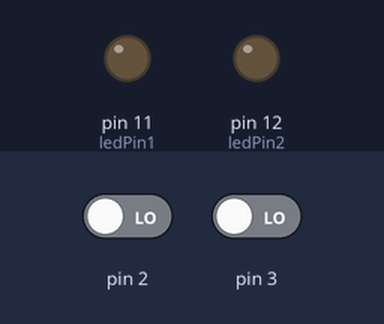
The sketch below on a simulated Arduino Uno, built with avr-gcc and run on an emulated ATmega328P. On the bench: output pins drawn as LEDs (lit = HIGH). Inputs (shaded band) come from the test bench; at power-on: pin 2 LOW, pin 3 LOW.

Above: at 1.2 s.
1.3 s: pin 2 driven HIGH
At 2.2 s:
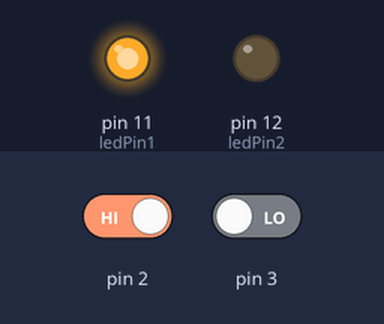
2.8 s: pin 3 driven HIGH
At 3.3 s:
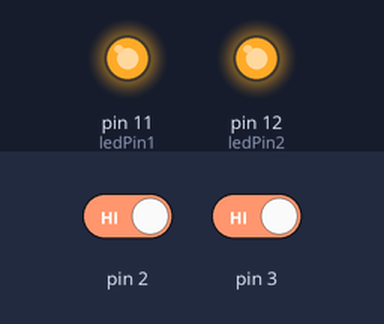
4.3 s: pin 2 driven LOW
At 5.5 s:
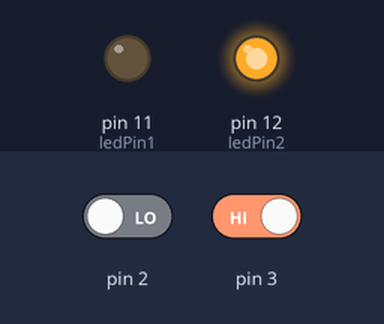
5.8 s: pin 3 driven LOW
At 6.9 s:
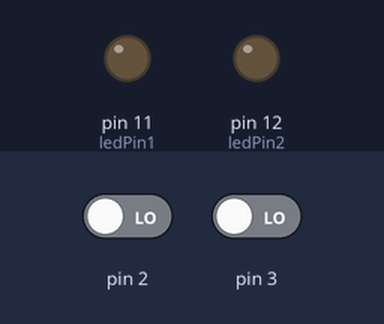
Timing chart, 0 to 8.3 s (numbered marks = the images above; inputs shaded):
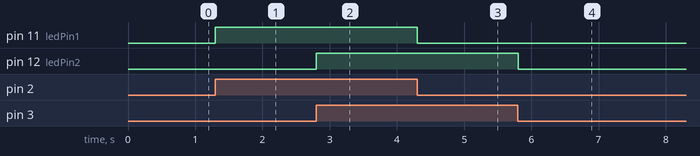

Measured:
- after the input at 1.3 s, pin 11 (ledPin1): LOW → HIGH at once
- after the input at 2.8 s, pin 12 (ledPin2): LOW → HIGH at once
- after the input at 4.3 s, pin 11 (ledPin1): HIGH → LOW at once
- after the input at 5.8 s, pin 12 (ledPin2): HIGH → LOW at once

The sketch:

Interrupt_by_Queue.ino
```cpp
#include <Arduino_FreeRTOS.h>
#include <task.h>
#include <queue.h>

const byte ledPin1 = 11; // Pin của LED 1
const byte ledPin2 = 12; // Pin của LED 2

QueueHandle_t interruptQueue; // Hàng đợi để nhận các giá trị từ ngắt

void LedTask(void *pvParameters) {
  int interruptValue;
  while (1) {
    if (xQueueReceive(interruptQueue, &interruptValue, portMAX_DELAY) == pdTRUE) {
      // Nhận giá trị từ hàng đợi và thực hiện các hành động điều khiển LED tương ứng
      digitalWrite(interruptValue, !digitalRead(interruptValue));
      vTaskDelay(pdMS_TO_TICKS(100));
    }
  }
}

void interruptHandler1() {
  xQueueSendFromISR(interruptQueue, &ledPin1, NULL); // Gửi giá trị tương ứng vào hàng đợi từ ngắt
}

void interruptHandler2() {
  xQueueSendFromISR(interruptQueue, &ledPin2, NULL); // Gửi giá trị tương ứng vào hàng đợi từ ngắt
}

void setup() {
  pinMode(ledPin1, OUTPUT); // Khởi tạo LED 1
  pinMode(ledPin2, OUTPUT); // Khởi tạo LED 2

  attachInterrupt(digitalPinToInterrupt(2), interruptHandler1, CHANGE); // Ngắt từ digital pin 2
  attachInterrupt(digitalPinToInterrupt(3), interruptHandler2, CHANGE); // Ngắt từ digital pin 3

  interruptQueue = xQueueCreate(3, sizeof(int)); // Khởi tạo hàng đợi với 3 phần tử, mỗi phần tử có kích thước là int

  // Tạo Task cho mỗi LED
  xTaskCreate(LedTask, "LedTask", 100, NULL, 1, NULL);
}

void loop() {
  // Không cần thực hiện gì trong hàm loop vì công việc được thực hiện trong các nhiệm vụ.
}
```
